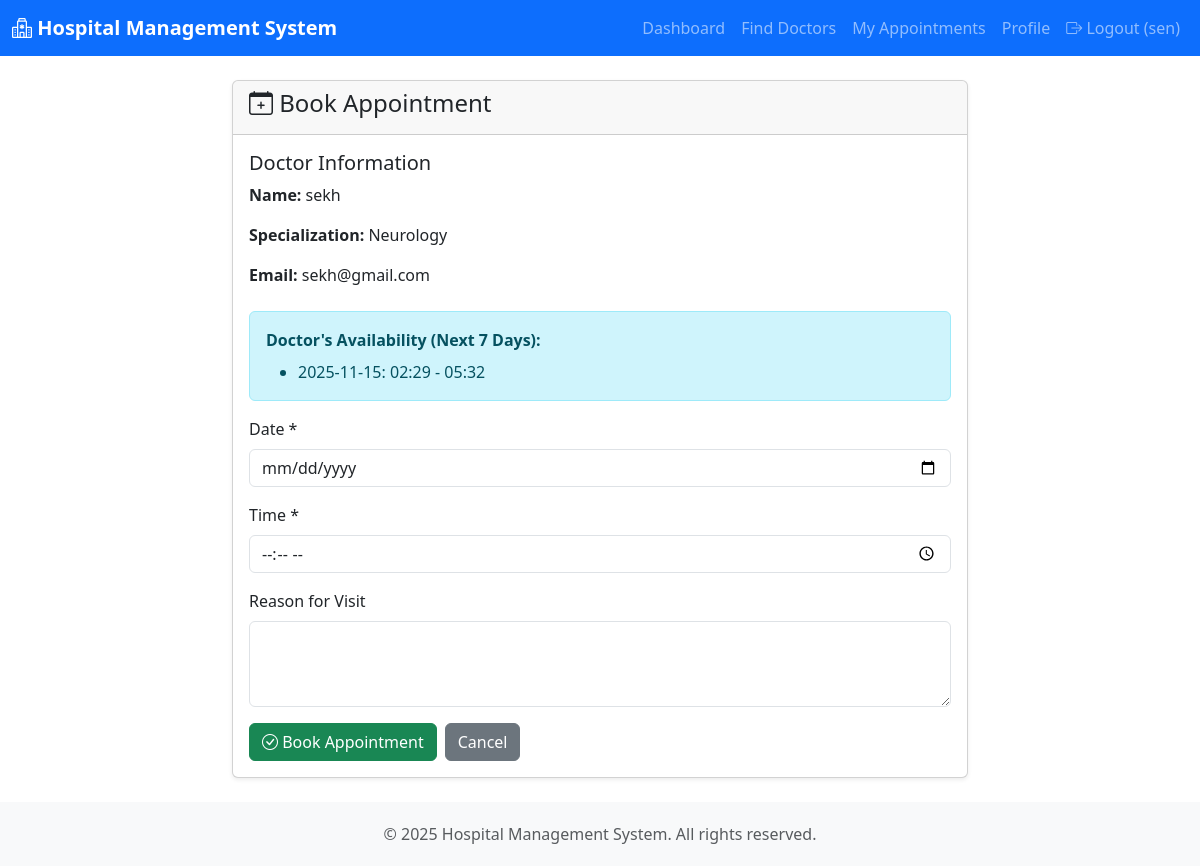
The app's page /patient/book/2 (signed in) with its own data.
### models.py (models this page shows, shortened)
class User(db.Model):
    __tablename__ = 'users'
    id = db.Column(db.Integer, primary_key=True)
    name = db.Column(db.String(100), nullable=False)
    email = db.Column(db.String(120), unique=True, nullable=False)
    password_hash = db.Column(db.String(255), nullable=False)
    role = db.Column(db.String(20), nullable=False)
    phone = db.Column(db.String(15))
    address = db.Column(db.Text)
    date_of_birth = db.Column(db.Date)
    gender = db.Column(db.String(10))
    created_at = db.Column(db.DateTime, default=datetime.utcnow)
    is_active = db.Column(db.Boolean, default=True)
    department_id = db.Column(db.Integer, db.ForeignKey('departments.id'))
    department = db.relationship('Department', backref='doctors')

class Department(db.Model):
    __tablename__ = 'departments'
    id = db.Column(db.Integer, primary_key=True)
    name = db.Column(db.String(100), unique=True, nullable=False)
    description = db.Column(db.Text)
    created_at = db.Column(db.DateTime, default=datetime.utcnow)

class DoctorAvailability(db.Model):
    __tablename__ = 'doctor_availability'
    id = db.Column(db.Integer, primary_key=True)
    doctor_id = db.Column(db.Integer, db.ForeignKey('users.id'), nullable=False)
    date = db.Column(db.Date, nullable=False)
    start_time = db.Column(db.Time, nullable=False)
    end_time = db.Column(db.Time, nullable=False)
    is_available = db.Column(db.Boolean, default=True)
    doctor = db.relationship('User', backref='availability_slots')

### app.py (the view, shortened to what this page needs)
@app.route('/patient/book/<int:doctor_id>', methods=['GET', 'POST'])
@role_required('Patient')
def patient_book_appointment(doctor_id):
    doctor = User.query.get_or_404(doctor_id)
    today = date.today()
    week_later = today + timedelta(days=7)
    availabilities = DoctorAvailability.query.filter(
        DoctorAvailability.doctor_id == doctor_id,
        DoctorAvailability.date >= today,
        DoctorAvailability.date <= week_later
    ).order_by(DoctorAvailability.date).all()
    return render_template('patient/book_appointment.html', doctor=doctor, availabilities=availabilities)

### app.py (called while the page is built)
def role_required(role):
    def decorator(f):
        @wraps(f)
        def decorated_function(*args, **kwargs):
            if 'user_id' not in session:
                flash('Please log in to access this page.', 'warning')
                return redirect(url_for('login'))
            user = User.query.get(session['user_id'])
            if not user or user.role != role:
                flash('You do not have permission to access this page.', 'danger')
                return redirect(url_for('index'))
            return f(*args, **kwargs)
        return decorated_function
    return decorator

### templates/patient/book_appointment.html (shortened to what this page needs)
{% extends "base.html" %}
{% block content %}
<div class="container">
    <div class="row justify-content-center">
        <div class="col-md-8">
            <div class="card">
                <div class="card-header">
                    <h4><i class="bi bi-calendar-plus"></i> Book Appointment</h4>
                </div>
                <div class="card-body">
                    <div class="mb-4">
                        <h5>Doctor Information</h5>
                        <p><strong>Name:</strong> {{ doctor.name }}</p>
                        <p><strong>Specialization:</strong> {{ doctor.department.name if doctor.department else 'General Medicine' }}</p>
                        <p><strong>Email:</strong> {{ doctor.email }}</p>
                    </div>
                    {% if availabilities %}
                    <div class="alert alert-info">
                        <strong>Doctor's Availability (Next 7 Days):</strong>
                        <ul class="mb-0 mt-2">
                            {% for avail in availabilities %}
                            <li>{{ avail.date.strftime('%Y-%m-%d') }}: {{ avail.start_time.strftime('%H:%M') }} - {{ avail.end_time.strftime('%H:%M') }}</li>
                            {% endfor %}
                        </ul>
                    </div>
                    {% else %}
                    <div class="alert alert-warning">
                        This doctor has not set availability for the next 7 days. You can still book an appointment.
                    </div>
                    {% endif %}
                    <form method="POST">
                        <div class="mb-3">
                            <label for="date" class="form-label">Date *</label>
                            <input type="date" class="form-control" id="date" name="date" required>
                        </div>
                        <div class="mb-3">
                            <label for="time" class="form-label">Time *</label>
                            <input type="time" class="form-control" id="time" name="time" required>
                        </div>
                        <div class="mb-3">
                            <label for="reason" class="form-label">Reason for Visit</label>
                            <textarea class="form-control" id="reason" name="reason" rows="3"></textarea>
                        </div>
                        <div class="d-flex gap-2">
                            <button type="submit" class="btn btn-success">
                                <i class="bi bi-check-circle"></i> Book Appointment
                            </button>
                            <a href="{{ url_for('patient_doctors') }}" class="btn btn-secondary">Cancel</a>
                        </div>
                    </form>
                </div>
            </div>
        </div>
    </div>
</div>
{% endblock %}

### templates/base.html (shortened to what this page needs)
<!DOCTYPE html>
<html lang="en">
<head>
    <link href="https://cdn.jsdelivr.net/npm/bootstrap@5.3.0/dist/css/bootstrap.min.css" rel="stylesheet">
    <link rel="stylesheet" href="https://cdn.jsdelivr.net/npm/bootstrap-icons@1.11.0/font/bootstrap-icons.css">
</head>
<body>
    <nav class="navbar navbar-expand-lg navbar-dark bg-primary">
        <div class="container-fluid">
            <a class="navbar-brand" href="{{ url_for('index') }}">
                <i class="bi bi-hospital"></i> Hospital Management System
            </a>
            <div class="collapse navbar-collapse" id="navbarNav">
                <ul class="navbar-nav ms-auto">
                    {% if session.user_id %}
                        {% if session.user_role == 'Admin' %}
                            <li class="nav-item">
                                <a class="nav-link" href="{{ url_for('admin_dashboard') }}">Dashboard</a>
                            </li>
                            <li class="nav-item">
                                <a class="nav-link" href="{{ url_for('admin_doctors') }}">Doctors</a>
                            </li>
                            <li class="nav-item">
                                <a class="nav-link" href="{{ url_for('admin_patients') }}">Patients</a>
                            </li>
                            <li class="nav-item">
                                <a class="nav-link" href="{{ url_for('admin_appointments') }}">Appointments</a>
                            </li>
                        {% elif session.user_role == 'Patient' %}
                            <li class="nav-item">
                                <a class="nav-link" href="{{ url_for('patient_dashboard') }}">Dashboard</a>
                            </li>
                            <li class="nav-item">
                                <a class="nav-link" href="{{ url_for('patient_doctors') }}">Find Doctors</a>
                            </li>
                            <li class="nav-item">
                                <a class="nav-link" href="{{ url_for('patient_appointments') }}">My Appointments</a>
                            </li>
                            <li class="nav-item">
                                <a class="nav-link" href="{{ url_for('patient_profile') }}">Profile</a>
                            </li>
                        {% endif %}
                        <li class="nav-item">
                            <a class="nav-link" href="{{ url_for('logout') }}">
                                <i class="bi bi-box-arrow-right"></i> Logout ({{ session.user_name }})
                            </a>
                        </li>
                    {% endif %}
                </ul>
            </div>
        </div>
    </nav>
    <div class="main-content">
        <div class="container-fluid mt-4">
            {% block content %}{% endblock %}
        </div>
    </div>
    <footer class="text-center text-muted">
        <div class="container">
            <p class="mb-0">&copy; 2025 Hospital Management System. All rights reserved.</p>
        </div>
    </footer>
</body>
</html>

### templates/base.html (style rules this page uses)
body { min-height: 100vh; display: flex; flex-direction: column; }
.navbar-brand { font-weight: bold; }
.main-content { flex: 1; }
footer { background-color: #f8f9fa; padding: 20px 0; margin-top: auto; }
.card { box-shadow: 0 0.125rem 0.25rem rgba(0,0,0,0.075); margin-bottom: 1.5rem; }

### records on screen
User: user_name "sen"
User: name "sekh", email "sekh@gmail.com"
Department: department "Neurology"
DoctorAvailability: date "2025-11-15", start_time "02:29", end_time "05:32"
